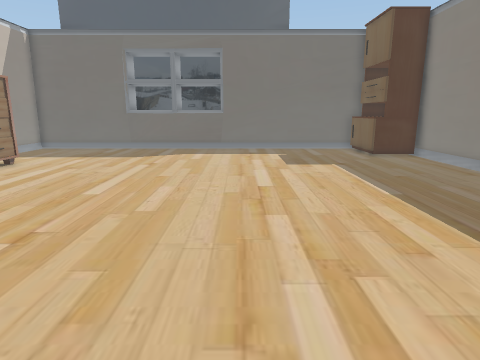
View 1 (above)

18 first-person views from a walk through a 3-D level made in the Unity game engine. The camera is 1.2 m above the floor, tilts 12° down and sees 75° across. The floor is counted in squares, 0.5 m on a side. Each view is taken from the middle of a square. On the plan, view 1 faces up. The plan holds only what a view shows up to about 19 squares ahead; the rest is blank. The place goes on beyond the plan. Some surface patterns are stand-ins.

View 2
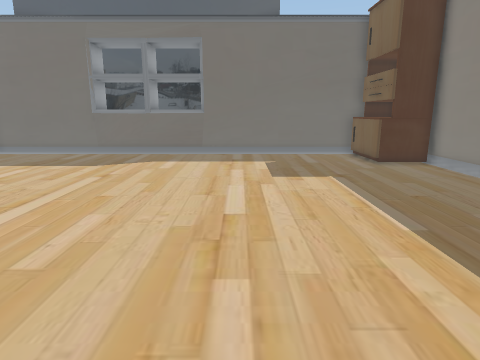

View 3
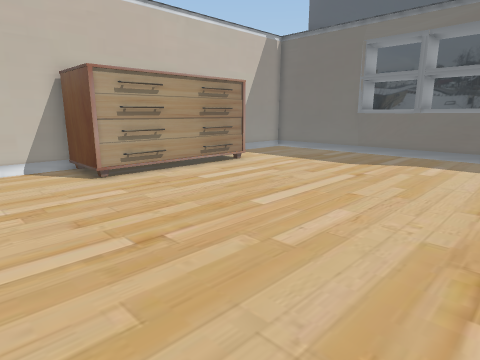

View 4
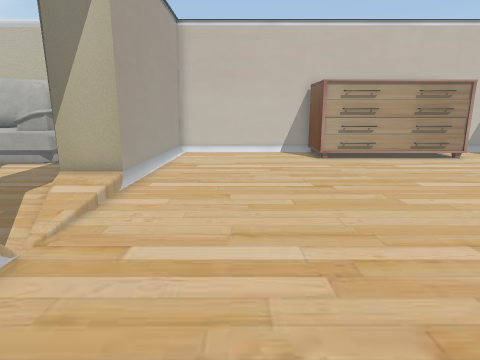

View 5
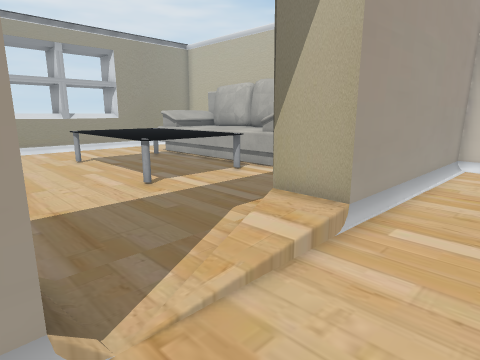

View 6
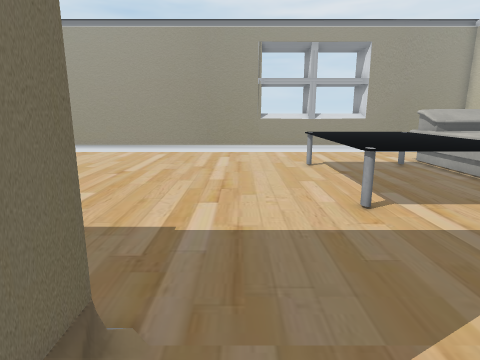

View 7
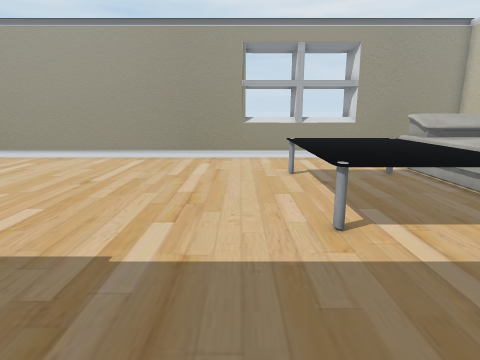

View 8
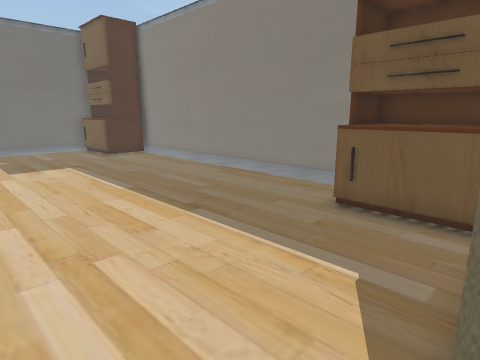

View 9
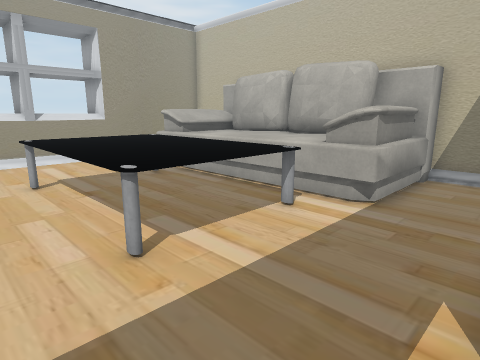

View 10
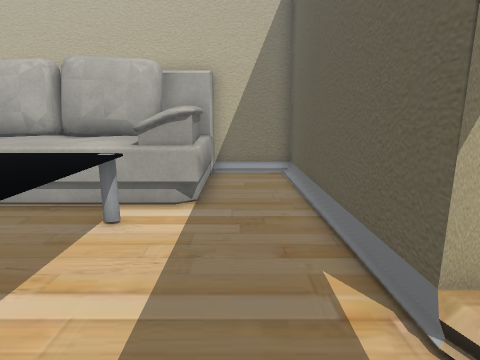

View 11
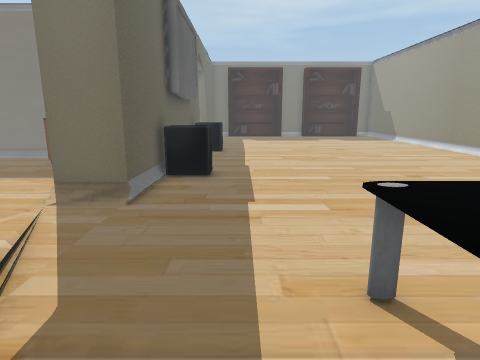

View 12
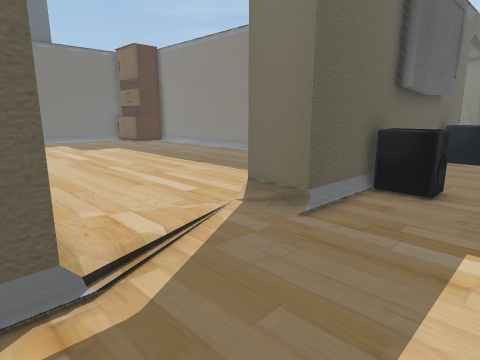

View 13
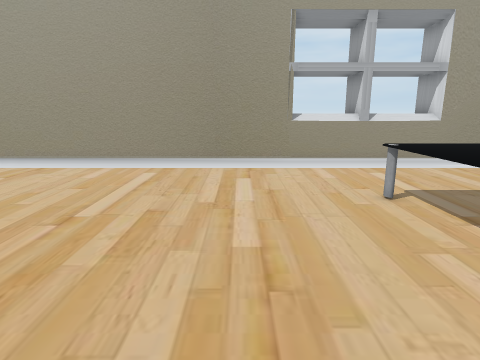

View 14
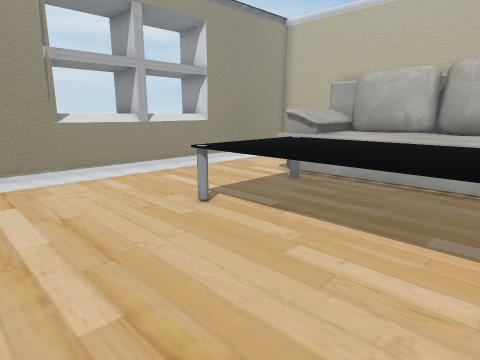

View 15
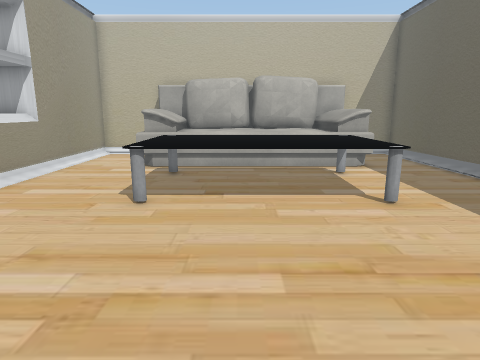

View 16
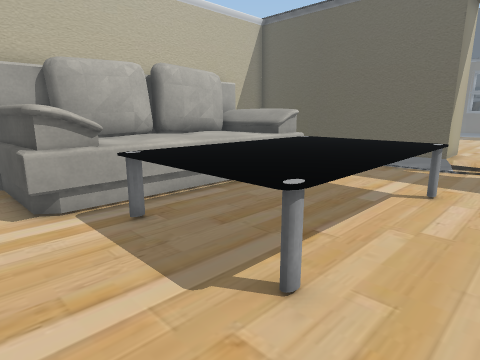

View 17
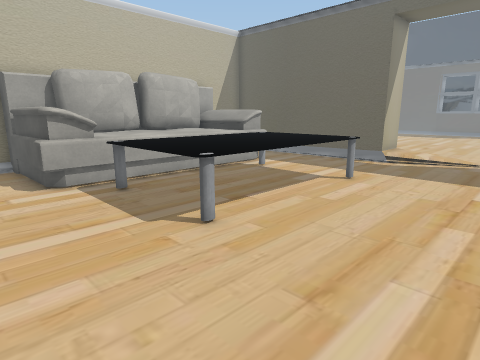

View 18
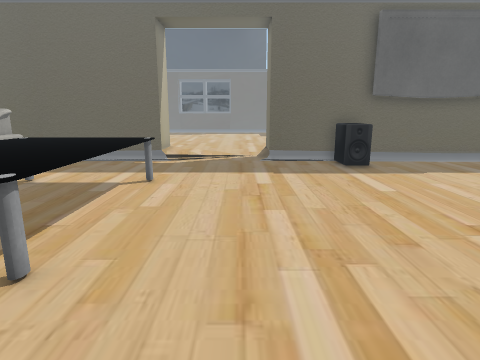

### Floor plan
Key: @ floor where view 1 was taken; # wall or solid block; . main floor; : floor 0.25 m higher than the main floor; / step, stairs or slope; T table; S speaker; O other object.
Columns run from 13 left of view 1 to 12 right of it. Each row starts with its distance up from view 1.
 22 ########################
 21 .....................OO
 20  ....................OO
 19  ....................O O#
 18  ....................OOO#
 17  ......................##
 16  ......................##
 15   O....................#
 14  :O....................#
 13  :O....................#
 12  :O....................#
 11  :O....................#
 10  :O....................#
  9  :O....................#
  8  :O....................#
  7 OOO....................#
  6 .......................#
  5 ....................... #
  4 ....................... #
  3 .....................OOO
  2 .....................OOO
  1 .....................OOO
  0 .............@.......OOO
 -1 ##########///..#
 -2 ##########///..#
 -3 ##########.....###########
 -4 ..................SS......
 -5 ..................SS......
 -6 OOOOO.....................
 -7 OOOOO.....................
 -8 OOOOOTTTTTT...............
 -9 OOOOOTTTTTT...............
-10 OOOOOTTTTTT...............
-11 OOOOOTTTTTT...............
-12 OOOOOTTTTTT...............
-13 OOOOOTTTTTT...............
-14 OOOOOTTTTTT...............
-15 OOOOOTTTTTT...............
-16 OOOOO.....................
-17 OOOOO.....................
-18  .........................
-19 ..........................
-20 ##########################
-21      #  ####
-22      #   #

Where each view was taken, in squares from view 1:
view 1: 0 up, 0 right, facing up
view 2: 3 up, 1 right, facing up
view 3: 3 up, 1 right, facing up-left
view 4: 3 up, 6 right, facing left
view 5: 2 up, 2 right, facing down-left
view 6: 0 up, 0 right, facing down
view 7: 1 down, 1 left, facing down
view 8: 1 down, 0 right, facing up-right
view 9: 3 down, 1 left, facing down-left
view 10: 5 down, 1 left, facing left
view 11: 6 down, 7 left, facing right
view 12: 7 down, 5 left, facing up-right
view 13: 6 down, 1 right, facing down
view 14: 8 down, 2 right, facing down-left
view 15: 12 down, 5 right, facing left
view 16: 18 down, 1 left, facing up-left
view 17: 19 down, 2 right, facing up-left
view 18: 19 down, 0 right, facing up
